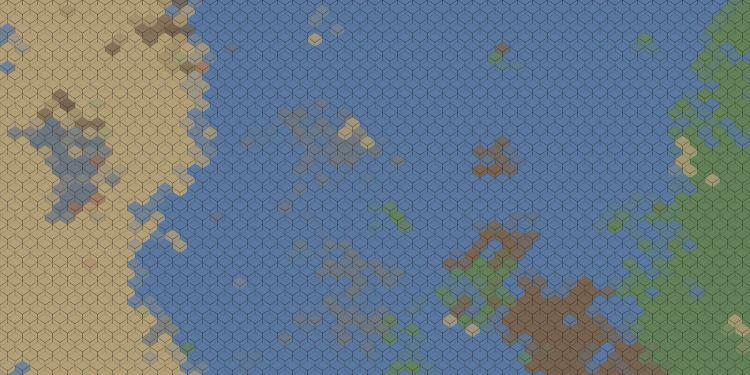
Frame 1 (no input)
Frame 2 (the mouse pressed at the canvas centre, redrawn once): identical to frame 1, image omitted

The p5.js sketch that drew this single still picture (run headless with seeded random() and noise() and a simulated clock; the mouse was pressed at the canvas centre and the sketch redrawn once):

// p5.js sketch
// ── sketch.js

lSize = 10;
cSize = 5;
xRot = 180;
yRot = 150;
gSize = 50;

mx = cSize*1.5;
h = cSize * 1.5;
cWidth = mx*2;
cHeight = h*2;
tiles =[]
const tileTypes = [
  "dirt",
  "grass",
  "sand",
  "water",
  "stone",
  "clay"
];
tileColors = []


function setup() {
  createCanvas(gSize*mx*2, gSize*h);
tileColors = {
  dirt: color(120, 100, 80),     // Cool, muted brown
  grass: color(100, 130, 90),    // Deep, desaturated green
  sand: color(180, 160, 120),    // Soft tan with cooler undertones
  water: color(90, 120, 160),    // Cool blue with gray hints
  stone: color(110, 120, 130),   // Cool slate gray
  lava: color(170, 80, 60),      // Deep brick red
  snow: color(220, 220, 225),    // Cool, pale gray
  forest: color(85, 110, 75),    // Dark, cool forest green
  clay: color(150, 110, 90),     // Muted reddish-brown
}

generateBaseTiles();
  floodFillTile(floor(random(0, gSize)), floor(random(0,gSize)))
}

function generateBaseTiles() {
  tileDetails = [];
  
  for (let row=0; row<=gSize; row++) {
    let row = [];
    tiles.push(row)
    for (let col=0; col<=gSize; col++) {
      row.push({
        type1: undefined,
        type2: undefined,
      });
     }
  }
}

function validTile(row, col) {
  return ! (col < 0 || row < 0 || col >gSize || row > gSize);
}

function floodFillTile(row, col) {
  if (!validTile(row, col)) {
    // invalid tile
    return;
  }
  
  let tile = tiles[row][col];
  
  if (tile.type1 || tile.type2) {
    // tile already filled
    return;
  }
  
  let nearbyFilledTiles = [];
  let tilesToFill = [];

  for(let nRow=row-1; nRow<row+2; nRow++) {
    for (let nCol=col-1; nCol<col+2; nCol++) {
      if (!validTile(nRow, nCol)) {
        continue;
      }
      
      let nTile = tiles[nRow][nCol];
      
      if (nTile.type1 || nTile.type2) {
        nearbyFilledTiles.push(nTile);
      } else {
        tilesToFill.push([nRow, nCol]);
      }
    }
  }
  
  nTileTypes = [...tileTypes];
  
  nearbyFilledTiles.forEach(filledTile => {
    let weight = 50;
    for(let i=0; i<weight; i++) {
      nTileTypes.push(filledTile.type1);
      nTileTypes.push(filledTile.type2);
    }

  })
  
  tiles[row][col] = {type1: random(nTileTypes), type2: random(nTileTypes)}

  tilesToFill.forEach(next => {
    floodFillTile(next[0], next[1]);
  })
}


function draw() {
  background(40);
  drawCubes(); 
  noLoop();
}

function chooseColor(tile) {
  return lerpColor(color(tileColors[tile.type1]), color(tileColors[tile.type2]), .25)
}

function drawCubes() {
  for (let row=0; row<=gSize; row++) {
    for (let col=gSize; col>=0; col--) {
      drawCube(col, row, 1, 0)
    }
  }
}

function drawCube(col, row, s, n) { 
  let x = col*cWidth + row%2*cWidth/2 - cWidth/2;
  let y = row*h*1.25;
  let mxx = mx*s; // midX, ajusted for scale. 
  let hh = h*s; // height, adjusted for scale.
  let cS = (cSize * s) // length of a side.

  let pt1 = {x, y}
  let pt2 = {x:x+mxx, y:y+cS}
  let pt3 = {x:x+mxx, y:y-cS}
  let pt4 = {x:x+mxx*2, y:y}
  let pt5 = {x:x, y:y+hh}
  let pt6 = {x:x+mxx, y:y+hh+cS}
  let pt7 = {x: x + mxx*2, y:y+hh}
  
  strokeWeight(.1);
  push()
  clr = chooseColor(tiles[row][col], 200);
  //top
    fill(color(red(clr), green(clr), blue(clr), 255))
  beginShape()
    vertex(pt1.x, pt1.y);
    vertex(pt2.x, pt2.y);
    vertex(pt4.x, pt4.y);
    vertex(pt3.x, pt3.y);
  endShape(CLOSE);
  
  // left
  fill(color(red(clr), green(clr), blue(clr), 255))
  beginShape()
    vertex(pt1.x, pt1.y);
    vertex(pt5.x, pt5.y);
    vertex(pt6.x, pt6.y);
    vertex(pt2.x, pt2.y);
  endShape(CLOSE);
    
  // right
  fill(color(red(clr), green(clr), blue(clr), 255))
  beginShape()
    vertex(pt2.x, pt2.y);
    vertex(pt6.x, pt6.y);
    vertex(pt7.x, pt7.y);
    vertex(pt4.x, pt4.y);
  endShape(CLOSE);
  pop();

}
